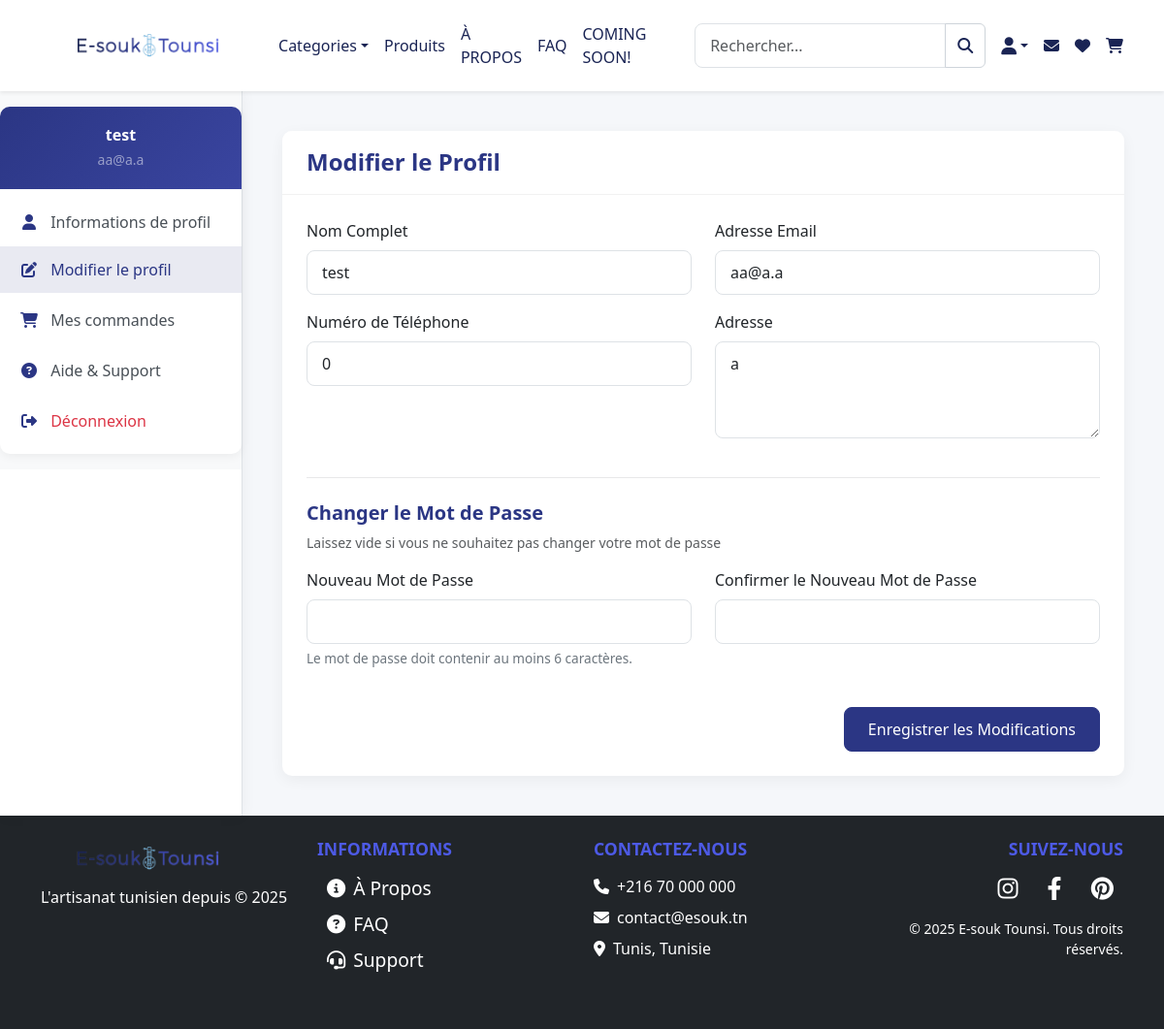
The page /public/user/edit-profile.php (signed in) on the database its author committed.
### tables this page shows
CREATE TABLE `user` (
  `id_user` int NOT NULL AUTO_INCREMENT,
  `name` varchar(100) NOT NULL,
  `email` varchar(100) NOT NULL,
  `password` varchar(255) NOT NULL,
  `role` enum('admin','customer') NOT NULL DEFAULT 'customer',
  `address` varchar(255) DEFAULT NULL,
  `phone` varchar(20) DEFAULT NULL,
  `created_at` datetime DEFAULT CURRENT_TIMESTAMP,
  PRIMARY KEY (`id_user`),
  UNIQUE KEY `email` (`email`)
);

### public/user/edit-profile.php (the view, shortened to what this page needs)
<?php
require_once __DIR__ . '/../../config/init.php';
$user_id = $_SESSION['user_id'];
try {
    $stmt = $db->prepare("SELECT * FROM user WHERE id_user = ?");
    $stmt->execute([$user_id]);
    $user = $stmt->fetch(PDO::FETCH_ASSOC);
} catch(PDOException $e) {
    $error_message = "Erreur lors de la récupération des données utilisateur : " . $e->getMessage();
}
?>
<!DOCTYPE html>
<html lang="fr">
<head>
    <?php include ROOT_PATH . '/public/templates/header.php'; ?>
</head>
<body>
    <?php include ROOT_PATH . '/public/templates/navbar.php'; ?>
    <div class="container-fluid p-0">
        <div class="user-dashboard">
            <div class="sidebar-container">
                <?php include ROOT_PATH . '/public/user/includes/sidebar.php'; ?>
            </div>
            <div class="content-container">
                <div class="px-3 py-3">
                    <div class="card">
                        <div class="card-header">
                            <h4 class="mb-0">Modifier le Profil</h4>
                        </div>
                        <div class="card-body">
                            <form method="POST" action="">
                                <div class="row">
                                    <div class="col-md-6 mb-3">
                                        <label for="name" class="form-label">Nom Complet</label>
                                        <input type="text" class="form-control" id="name" name="name" value="<?php echo htmlspecialchars($user['name'] ?? ''); ?>" required>
                                    </div>
                                    <div class="col-md-6 mb-3">
                                        <label for="email" class="form-label">Adresse Email</label>
                                        <input type="email" class="form-control" id="email" name="email" value="<?php echo htmlspecialchars($user['email'] ?? ''); ?>" required>
                                    </div>
                                </div>
                                <div class="row">
                                    <div class="col-md-6 mb-3">
                                        <label for="phone" class="form-label">Numéro de Téléphone</label>
                                        <input type="tel" class="form-control" id="phone" name="phone" value="<?php echo htmlspecialchars($user['phone'] ?? ''); ?>">
                                    </div>
                                    <div class="col-md-6 mb-3">
                                        <label for="address" class="form-label">Adresse</label>
                                        <textarea class="form-control" id="address" name="address" rows="3"><?php echo htmlspecialchars($user['address'] ?? ''); ?></textarea>
                                    </div>
                                </div>
                                <hr class="my-4">
                                <h5>Changer le Mot de Passe</h5>
                                <p class="text-muted small">Laissez vide si vous ne souhaitez pas changer votre mot de passe</p>
                                <div class="row">
                                    <div class="col-md-6 mb-3">
                                        <label for="new_password" class="form-label">Nouveau Mot de Passe</label>
                                        <input type="password" class="form-control" id="new_password" name="new_password">
                                        <div class="form-text">Le mot de passe doit contenir au moins 6 caractères.</div>
                                    </div>
                                    <div class="col-md-6 mb-3">
                                        <label for="confirm_password" class="form-label">Confirmer le Nouveau Mot de Passe</label>
                                        <input type="password" class="form-control" id="confirm_password" name="confirm_password">
                                    </div>
                                </div>
                                <div class="d-flex justify-content-end mt-4">
                                    <button type="submit" class="btn btn-primary px-4">Enregistrer les Modifications</button>
                                </div>
                            </form>
                        </div>
                    </div>
                </div>
            </div>
        </div>
    </div>
    <?php include ROOT_PATH . '/public/templates/footer.php'; ?>
</body>
</html>

### public/user/includes/sidebar.php (shortened to what this page needs)
<div class="p-0">
    <div class="bg-light py-3">
        <div class="profile-sidebar">
            <div class="profile-header text-center">
                <h6 class="text-white"><?php echo htmlspecialchars($user['name']); ?></h6>
                <p class="small text-white-50 mb-0"><?php echo htmlspecialchars($user['email']); ?></p>
            </div>
            <div class="py-2">
                <div class="list-group list-group-flush">
                    <?php
                    $current_page = basename($_SERVER['PHP_SELF']);
                    $menu_items = [
                        'profile.php' => ['icon' => 'fas fa-user', 'title' => 'Informations de profil'],
                        'edit-profile.php' => ['icon' => 'fas fa-edit', 'title' => 'Modifier le profil'],
                        'orders.php' => ['icon' => 'fas fa-shopping-cart', 'title' => 'Mes commandes'],
                        'support.php' => ['icon' => 'fas fa-question-circle', 'title' => 'Aide & Support'],
                        'logout.php' => ['icon' => 'fas fa-sign-out-alt', 'title' => 'Déconnexion', 'class' => 'text-danger'],
                    ];
                    foreach ($menu_items as $page => $item) {
                        $url = ROOT_URL . 'public/user/' . $page;
                        $is_active = ($current_page == $page) ? 'active' : '';
                        $extra_class = isset($item['class']) ? $item['class'] : '';
                        echo '<a href="' . $url . '" class="list-group-item list-group-item-action ' . $is_active . ' ' . $extra_class . '">';
                        echo '<i class="' . $item['icon'] . ' me-2"></i> ' . $item['title'];
                        echo '</a>';
                    }
                    ?>
                </div>
            </div>
        </div>
    </div>
</div>

### public/assets/css/styles.css (style rules this page uses)
:root { --color-white: #fcfcfc; --color-dark: #1a2454; --color-medium: #2b3684; --color-primary: #3c48b5; --color-accent: #4d5ae6; --color-shadow: rgba(26, 36, 84, 0.1); }

### public/user/edit-profile.php (style rules this page uses)
:root { --primary-color: #2b3684; --primary-light: #3a45a0; --primary-dark: #1e2760; --secondary-color: #f5f7fa; --text-color: #333; --light-gray: #f8f9fa; --border-color: #dee2e6; --white: #ffffff; }
.user-dashboard { display: flex; min-height: calc(100vh - 150px); background-color: #f5f7fa; }
.sidebar-container { width: 250px; flex-shrink: 0; background-color: var(--white); border-right: 1px solid var(--border-color); box-shadow: 0 0 15px rgba(0, 0, 0, 0.05); }
.content-container { flex-grow: 1; padding: 25px; }
.card { border: none; border-radius: 10px; box-shadow: 0 4px 15px rgba(0, 0, 0, 0.05); overflow: hidden; transition: all 0.3s ease; }
.card-header { background-color: var(--white); border-bottom: 1px solid rgba(0, 0, 0, 0.05); padding: 18px 25px; }
.card-header h4 { color: var(--primary-color); font-weight: 600; margin: 0; }
.card-body { padding: 25px; }
.form-label { font-weight: 500; color: var(--text-dark); margin-bottom: 8px; }
.form-control { border-radius: 8px; padding: 10px 15px; border: 1px solid var(--border-color); transition: all 0.3s ease; }
textarea.form-control { min-height: 100px; }
.form-text { color: #6c757d; font-size: 0.85rem; margin-top: 5px; }
.btn-primary { background-color: var(--primary-color); border-color: var(--primary-color); border-radius: 8px; padding: 10px 25px; font-weight: 500; transition: all 0.3s ease; }
hr { opacity: 0.1; }
h5 { color: var(--primary-color); font-weight: 600; }

### public/user/includes/sidebar.php (style rules this page uses)
.profile-sidebar { background: white; border-radius: 10px; overflow: hidden; box-shadow: 0 3px 10px rgba(0,0,0,0.05); }
.profile-header { background: linear-gradient(135deg, #2b3684, #3a45a0); padding: 20px 15px; color: white; position: relative; }
.profile-sidebar h6 { font-weight: 600; margin-bottom: 5px; color: #2b3684; }
.list-group-item-action { border: none; border-left: 4px solid transparent; padding: 12px 20px; margin: 2px 0; transition: all 0.3s ease; font-weight: 500; color: #495057; }
.list-group-item-action.active { background-color: rgba(43, 54, 132, 0.1); border-left-color: #2b3684; color: #2b3684; }
.list-group-item-action i { width: 20px; text-align: center; margin-right: 10px; color: #2b3684; }
.text-danger { color: #dc3545 !important; }
.bg-light { background-color: #f8f9fa !important; }

### rows shown on the page
user: name "test", email "aa@a.a", phone "0", address "a"

### other values the page prints
$item['title'] "Informations de profil"
$item['title'] "Modifier le profil"
$item['title'] "Mes commandes"
$item['title'] "Aide & Support"
$item['title'] "Déconnexion"
